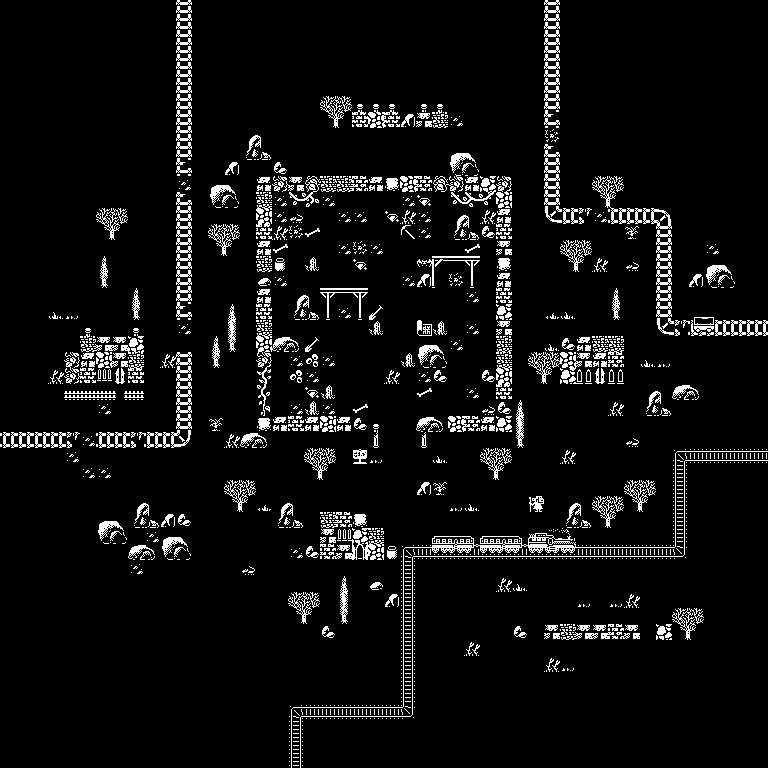

This is a level from a 2D game, rendered from its Tiled map with the project's own tilesets. A one-line summary and the complete map file follow:
An orthogonal 48x48 tile map with 16x16 px tiles, 1 tile layer (Tile Layer 1).

<map version="1.10" tiledversion="1.11.0" orientation="orthogonal" renderorder="right-down" width="48" height="48" tilewidth="16" tileheight="16" infinite="0" backgroundcolor="#000000" nextlayerid="2" nextobjectid="1">
 <editorsettings>
  <export target="map2.csv" format="csv" />
 </editorsettings>
 <tileset firstgid="1" source="tileset.tsx" />
 <layer id="1" name="Tile Layer 1" width="48" height="48">
  <data encoding="csv">
0,0,0,0,0,0,0,0,0,0,0,272,0,0,0,0,0,0,0,0,0,0,0,0,0,0,0,0,0,0,0,0,0,0,272,0,0,0,0,0,0,0,0,0,0,0,0,0,
0,0,0,0,0,0,0,0,0,0,0,272,0,0,0,0,0,0,0,0,0,0,0,0,0,0,0,0,0,0,0,0,0,0,272,0,0,0,0,0,0,0,0,0,0,0,0,0,
0,0,0,0,0,0,0,0,0,0,0,272,0,0,0,0,0,0,0,0,0,0,0,0,0,0,0,0,0,0,0,0,0,0,272,0,0,0,0,0,0,0,0,0,0,0,0,0,
0,0,0,0,0,0,0,0,0,0,0,272,0,0,0,0,0,0,0,0,0,0,0,0,0,0,0,0,0,0,0,0,0,0,272,0,0,0,0,0,0,0,0,0,0,0,0,0,
0,0,0,0,0,0,0,0,0,0,0,272,0,0,0,0,0,0,0,0,0,0,0,0,0,0,0,0,0,0,0,0,0,0,272,0,0,0,0,0,0,0,0,0,0,0,0,0,
0,0,0,0,0,0,0,0,0,0,0,272,0,0,0,0,0,0,0,0,0,0,0,0,0,0,0,0,0,0,0,0,0,0,272,0,0,0,0,0,0,0,0,0,0,0,0,0,
0,0,0,0,0,0,0,0,0,0,0,272,0,0,0,0,0,0,0,0,217,218,615,615,615,0,615,615,0,0,0,0,0,0,272,0,0,0,0,0,0,0,0,0,0,0,0,0,
0,0,0,0,0,0,0,0,0,0,0,272,0,0,0,0,0,0,0,0,249,250,293,296,293,214,514,292,211,0,0,0,0,0,307,0,0,0,0,0,0,0,0,0,0,0,0,0,
0,0,0,0,0,0,0,0,0,0,0,272,0,0,0,281,282,0,0,0,0,0,0,0,0,0,0,0,0,0,0,0,0,0,168,0,0,0,0,0,0,0,0,0,0,0,0,0,
0,0,0,0,0,0,0,0,0,0,0,272,0,0,0,313,314,0,0,0,0,0,0,0,0,0,0,0,279,280,0,0,0,0,307,0,0,0,0,0,0,0,0,0,0,0,0,0,
0,0,0,0,0,0,0,0,0,0,0,307,0,0,214,0,0,213,0,0,0,0,0,0,0,0,0,0,311,312,0,0,0,0,272,0,0,0,0,0,0,0,0,0,0,0,0,0,
0,0,0,0,0,0,0,0,0,0,0,211,0,279,280,0,513,135,514,103,292,292,294,513,515,296,294,103,135,513,297,135,0,0,272,0,0,217,218,0,0,0,0,0,0,0,0,0,
0,0,0,0,0,0,0,0,0,0,0,307,0,311,312,0,292,211,177,178,211,0,0,0,0,211,337,0,174,175,176,296,0,0,272,0,0,249,250,0,0,0,0,0,0,0,0,0,
0,0,0,0,0,0,217,218,0,0,0,272,0,0,0,0,296,211,225,0,0,211,211,0,337,197,211,0,281,282,197,513,0,0,303,304,306,211,304,304,304,273,0,0,0,0,0,0,
0,0,0,0,0,0,249,250,0,0,0,272,0,217,218,0,293,197,168,171,0,0,0,0,0,334,211,0,313,314,213,293,0,0,0,0,0,0,0,200,0,272,0,0,0,0,0,0,
0,0,0,0,0,0,0,0,0,0,0,272,0,249,250,0,513,171,0,0,0,211,168,211,0,0,0,0,0,171,0,514,0,0,0,217,218,0,0,0,0,272,0,0,211,0,0,0,
0,0,0,0,0,0,184,0,0,0,0,272,0,0,0,0,292,333,0,371,0,0,337,0,0,0,226,433,434,466,0,515,0,0,0,249,250,197,0,225,0,272,0,0,279,280,0,0,
0,0,0,0,0,0,248,0,0,0,0,272,0,0,0,0,212,211,0,0,0,0,0,0,0,211,214,497,168,498,0,513,0,0,0,0,0,0,0,0,0,272,0,214,311,312,0,0,
0,0,0,0,0,0,0,0,184,0,0,272,0,0,0,0,513,0,281,282,466,434,466,0,0,0,0,0,0,211,0,293,0,0,0,0,0,0,184,0,0,272,0,0,0,0,0,0,
0,0,0,245,246,0,0,0,248,0,0,307,0,0,184,0,293,0,313,314,498,211,498,372,0,0,0,0,0,0,0,297,0,0,247,245,0,0,248,0,0,272,0,277,278,0,0,0,
0,0,0,0,0,615,0,0,615,0,0,211,0,0,216,0,292,0,0,0,0,0,0,371,0,0,332,371,0,211,0,514,0,0,0,0,0,0,0,0,0,303,306,309,310,304,304,304,
0,0,0,0,0,292,514,514,297,0,0,0,0,184,248,0,296,315,316,372,0,0,0,0,0,0,279,280,211,0,0,292,0,0,245,213,513,292,292,0,0,0,0,0,0,0,0,0,
0,0,0,0,135,513,296,514,292,0,197,272,0,248,0,0,135,0,211,215,211,0,0,0,0,371,311,312,0,0,0,292,0,217,218,296,514,513,294,0,245,246,0,0,0,0,0,0,
0,0,0,197,135,293,265,262,293,0,0,272,0,0,0,0,233,0,215,211,0,0,0,0,197,0,211,213,0,0,213,296,0,249,250,297,266,262,266,0,0,0,0,0,0,0,0,0,
0,0,0,0,365,365,365,366,365,0,0,272,0,0,0,0,234,0,0,337,371,0,0,0,0,0,171,0,0,211,0,293,0,0,0,0,0,0,0,0,281,282,315,316,0,0,0,0,
0,0,0,0,0,0,211,0,0,0,0,272,0,0,0,0,196,0,211,371,211,0,171,0,0,0,0,0,0,0,225,213,184,0,0,0,0,0,197,0,313,314,0,0,0,0,0,0,
0,0,0,0,0,0,0,0,0,0,0,272,0,200,0,0,515,513,293,513,296,513,213,615,0,0,315,316,296,294,513,297,216,0,0,0,0,0,0,0,0,0,0,0,0,0,0,0,
304,304,304,304,306,211,304,304,306,304,304,305,0,0,197,315,316,0,0,0,0,0,0,648,0,0,648,0,0,0,0,0,248,0,0,0,0,0,0,225,0,0,0,0,0,0,0,0,
0,0,0,0,211,0,0,0,0,0,0,0,0,0,0,0,0,0,0,217,218,0,161,246,0,0,0,245,0,0,217,218,0,0,0,197,0,0,0,0,0,0,339,275,275,275,275,275,
0,0,0,0,0,211,211,0,0,0,0,0,0,0,0,0,0,0,0,249,250,0,0,0,0,0,0,0,0,0,249,250,0,0,0,0,0,0,0,0,0,0,274,0,0,0,0,0,
0,0,0,0,0,0,0,0,0,0,0,0,0,0,217,218,0,0,0,0,0,0,0,0,0,0,214,200,0,0,0,0,0,0,0,0,0,0,0,217,218,0,274,0,0,0,0,0,
0,0,0,0,0,0,0,0,281,282,0,0,0,0,249,250,247,281,282,0,0,0,0,0,0,0,0,0,246,245,0,0,0,1,0,281,282,217,218,249,250,0,274,0,0,0,0,0,
0,0,0,0,0,0,279,280,313,314,214,213,0,0,0,0,0,313,314,0,292,294,515,0,0,0,0,0,0,0,0,0,0,0,0,313,314,249,250,0,0,0,274,0,0,0,0,0,
0,0,0,0,0,0,311,312,0,211,279,280,0,0,0,0,0,0,0,0,514,265,297,292,0,0,0,350,351,352,350,351,352,344,345,346,0,0,0,0,0,0,274,0,0,0,0,0,
0,0,0,0,0,0,0,0,315,316,311,312,0,0,0,0,0,0,211,213,294,514,261,296,333,339,275,382,383,384,382,383,384,376,377,378,275,275,275,275,275,275,338,0,0,0,0,0,
0,0,0,0,0,0,0,0,211,0,0,0,0,0,0,225,0,0,0,0,0,0,0,0,0,274,0,0,0,0,0,0,0,0,0,0,0,0,0,0,0,0,0,0,0,0,0,0,
0,0,0,0,0,0,0,0,0,0,0,0,0,0,0,0,0,0,0,0,0,184,0,212,0,274,0,0,0,0,0,197,245,0,0,0,0,0,0,0,0,0,0,0,0,0,0,0,
0,0,0,0,0,0,0,0,0,0,0,0,0,0,0,0,0,0,217,218,0,216,0,0,214,274,0,0,0,0,0,0,0,0,0,0,246,0,246,197,0,0,0,0,0,0,0,0,
0,0,0,0,0,0,0,0,0,0,0,0,0,0,0,0,0,0,249,250,0,248,0,0,0,274,0,0,0,0,0,0,0,0,0,0,0,0,0,0,0,0,217,218,0,0,0,0,
0,0,0,0,0,0,0,0,0,0,0,0,0,0,0,0,0,0,0,0,213,0,0,0,0,274,0,0,0,0,0,0,213,0,514,292,514,514,294,514,0,297,249,250,0,0,0,0,
0,0,0,0,0,0,0,0,0,0,0,0,0,0,0,0,0,0,0,0,0,0,0,0,0,274,0,0,0,197,0,0,0,0,0,0,0,0,0,0,0,0,0,0,0,0,0,0,
0,0,0,0,0,0,0,0,0,0,0,0,0,0,0,0,0,0,0,0,0,0,0,0,0,274,0,0,0,0,0,0,0,0,197,246,0,0,0,0,0,0,0,0,0,0,0,0,
0,0,0,0,0,0,0,0,0,0,0,0,0,0,0,0,0,0,0,0,0,0,0,0,0,274,0,0,0,0,0,0,0,0,0,0,0,0,0,0,0,0,0,0,0,0,0,0,
0,0,0,0,0,0,0,0,0,0,0,0,0,0,0,0,0,0,0,0,0,0,0,0,0,274,0,0,0,0,0,0,0,0,0,0,0,0,0,0,0,0,0,0,0,0,0,0,
0,0,0,0,0,0,0,0,0,0,0,0,0,0,0,0,0,0,339,275,275,275,275,275,275,338,0,0,0,0,0,0,0,0,0,0,0,0,0,0,0,0,0,0,0,0,0,0,
0,0,0,0,0,0,0,0,0,0,0,0,0,0,0,0,0,0,274,0,0,0,0,0,0,0,0,0,0,0,0,0,0,0,0,0,0,0,0,0,0,0,0,0,0,0,0,0,
0,0,0,0,0,0,0,0,0,0,0,0,0,0,0,0,0,0,274,0,0,0,0,0,0,0,0,0,0,0,0,0,0,0,0,0,0,0,0,0,0,0,0,0,0,0,0,0,
0,0,0,0,0,0,0,0,0,0,0,0,0,0,0,0,0,0,274,0,0,0,0,0,0,0,0,0,0,0,0,0,0,0,0,0,0,0,0,0,0,0,0,0,0,0,0,0
</data>
 </layer>
</map>
